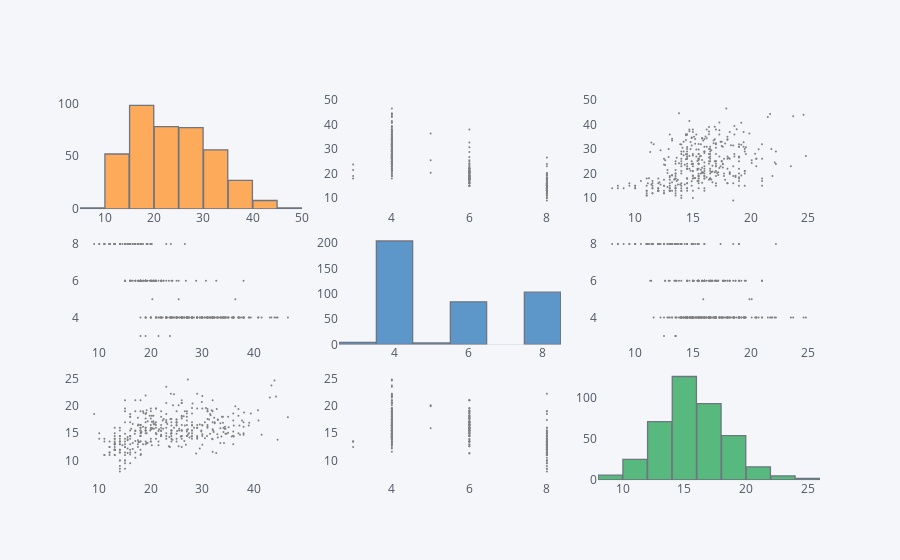

Notebook cell for this chart:
### Markdown cell above
# The scatter matrix plot

### Code cell
dataset2.scatter_matrix()

### Figure 1 — Plotly figure (JSON) as saved in the notebook; plotly's stock layout.template omitted (floating-point values rounded to 4 significant figures; data arrays with more than 128 entries replaced by an {"elided": "..."} marker saying what was removed)
{"data": [{"histfunc": "count", "histnorm": "", "marker": {"color": "rgba(255, 153, 51, 1.0)", "line": {"color": "#4D5663", "width": 1.3}}, "name": "mpg", "nbinsx": 10, "opacity": 0.8, "orientation": "v", "type": "histogram", "uid": "1406b1c5-a7f6-4ebe-b7f9-0234e02bb5f4", "x": {"elided": "398 float values"}, "xaxis": "x", "yaxis": "y"}, {"line": {"color": "rgba(128, 128, 128, 1.0)", "dash": "solid", "shape": "linear", "width": 1.3}, "marker": {"size": 2, "symbol": "circle"}, "mode": "markers", "name": "mpg", "text": "", "type": "scatter", "uid": "c36512a1-020f-4bc9-9b59-5a39de9ec029", "x": {"elided": "398 int values"}, "xaxis": "x2", "y": {"elided": "398 float values"}, "yaxis": "y2"}, {"line": {"color": "rgba(128, 128, 128, 1.0)", "dash": "solid", "shape": "linear", "width": 1.3}, "marker": {"size": 2, "symbol": "circle"}, "mode": "markers", "name": "mpg", "text": "", "type": "scatter", "uid": "21a662e7-15d1-4099-a4ad-9ad806884283", "x": {"elided": "398 float values"}, "xaxis": "x3", "y": {"elided": "398 float values"}, "yaxis": "y3"}, {"line": {"color": "rgba(128, 128, 128, 1.0)", "dash": "solid", "shape": "linear", "width": 1.3}, "marker": {"size": 2, "symbol": "circle"}, "mode": "markers", "name": "cylinders", "text": "", "type": "scatter", "uid": "6691b92d-ae95-4086-a452-36ce8994f82b", "x": {"elided": "398 float values"}, "xaxis": "x4", "y": {"elided": "398 int values"}, "yaxis": "y4"}, {"histfunc": "count", "histnorm": "", "marker": {"color": "rgba(55, 128, 191, 1.0)", "line": {"color": "#4D5663", "width": 1.3}}, "name": "cylinders", "nbinsx": 10, "opacity": 0.8, "orientation": "v", "type": "histogram", "uid": "a38659f9-f257-4444-b763-80584581c631", "x": {"elided": "398 int values"}, "xaxis": "x5", "yaxis": "y5"}, {"line": {"color": "rgba(128, 128, 128, 1.0)", "dash": "solid", "shape": "linear", "width": 1.3}, "marker": {"size": 2, "symbol": "circle"}, "mode": "markers", "name": "cylinders", "text": "", "type": "scatter", "uid": "75c25d73-82e3-49db-94b7-1a90eb322df2", "x": {"elided": "398 float values"}, "xaxis": "x6", "y": {"elided": "398 int values"}, "yaxis": "y6"}, {"line": {"color": "rgba(128, 128, 128, 1.0)", "dash": "solid", "shape": "linear", "width": 1.3}, "marker": {"size": 2, "symbol": "circle"}, "mode": "markers", "name": "acceleration", "text": "", "type": "scatter", "uid": "0e4cf108-20fc-4ed7-8fa8-361d58f8ad18", "x": {"elided": "398 float values"}, "xaxis": "x7", "y": {"elided": "398 float values"}, "yaxis": "y7"}, {"line": {"color": "rgba(128, 128, 128, 1.0)", "dash": "solid", "shape": "linear", "width": 1.3}, "marker": {"size": 2, "symbol": "circle"}, "mode": "markers", "name": "acceleration", "text": "", "type": "scatter", "uid": "50163c79-5c00-4b41-acd5-2ceef4cf07e8", "x": {"elided": "398 int values"}, "xaxis": "x8", "y": {"elided": "398 float values"}, "yaxis": "y8"}, {"histfunc": "count", "histnorm": "", "marker": {"color": "rgba(50, 171, 96, 1.0)", "line": {"color": "#4D5663", "width": 1.3}}, "name": "acceleration", "nbinsx": 10, "opacity": 0.8, "orientation": "v", "type": "histogram", "uid": "95a5b48f-0f75-4999-8bc9-08edd8cf327c", "x": {"elided": "398 float values"}, "xaxis": "x9", "yaxis": "y9"}], "layout": {"bargap": 0.02, "legend": {"bgcolor": "#F5F6F9", "font": {"color": "#4D5663"}}, "paper_bgcolor": "#F5F6F9", "plot_bgcolor": "#F5F6F9", "showlegend": false, "title": {"font": {"color": "#4D5663"}}, "xaxis": {"anchor": "y", "domain": [0, 0.3], "gridcolor": "#E1E5ED", "showgrid": false, "tickfont": {"color": "#4D5663"}, "title": {"font": {"color": "#4D5663"}, "text": ""}, "zerolinecolor": "#E1E5ED"}, "xaxis2": {"anchor": "y2", "domain": [0.35, 0.65], "gridcolor": "#E1E5ED", "showgrid": false, "tickfont": {"color": "#4D5663"}, "title": {"font": {"color": "#4D5663"}, "text": ""}, "zerolinecolor": "#E1E5ED"}, "xaxis3": {"anchor": "y3", "domain": [0.7, 1], "gridcolor": "#E1E5ED", "showgrid": false, "tickfont": {"color": "#4D5663"}, "title": {"font": {"color": "#4D5663"}, "text": ""}, "zerolinecolor": "#E1E5ED"}, "xaxis4": {"anchor": "y4", "domain": [0, 0.3], "gridcolor": "#E1E5ED", "showgrid": false, "tickfont": {"color": "#4D5663"}, "title": {"font": {"color": "#4D5663"}, "text": ""}, "zerolinecolor": "#E1E5ED"}, "xaxis5": {"anchor": "y5", "domain": [0.35, 0.65], "gridcolor": "#E1E5ED", "showgrid": false, "tickfont": {"color": "#4D5663"}, "title": {"font": {"color": "#4D5663"}, "text": ""}, "zerolinecolor": "#E1E5ED"}, "xaxis6": {"anchor": "y6", "domain": [0.7, 1], "gridcolor": "#E1E5ED", "showgrid": false, "tickfont": {"color": "#4D5663"}, "title": {"font": {"color": "#4D5663"}, "text": ""}, "zerolinecolor": "#E1E5ED"}, "xaxis7": {"anchor": "y7", "domain": [0, 0.3], "gridcolor": "#E1E5ED", "showgrid": false, "tickfont": {"color": "#4D5663"}, "title": {"font": {"color": "#4D5663"}, "text": ""}, "zerolinecolor": "#E1E5ED"}, "xaxis8": {"anchor": "y8", "domain": [0.35, 0.65], "gridcolor": "#E1E5ED", "showgrid": false, "tickfont": {"color": "#4D5663"}, "title": {"font": {"color": "#4D5663"}, "text": ""}, "zerolinecolor": "#E1E5ED"}, "xaxis9": {"anchor": "y9", "domain": [0.7, 1], "gridcolor": "#E1E5ED", "showgrid": false, "tickfont": {"color": "#4D5663"}, "title": {"font": {"color": "#4D5663"}, "text": ""}, "zerolinecolor": "#E1E5ED"}, "yaxis": {"anchor": "x", "domain": [0.7133, 1], "gridcolor": "#E1E5ED", "showgrid": false, "tickfont": {"color": "#4D5663"}, "title": {"font": {"color": "#4D5663"}, "text": ""}, "zerolinecolor": "#E1E5ED"}, "yaxis2": {"anchor": "x2", "domain": [0.7133, 1], "gridcolor": "#E1E5ED", "showgrid": false, "tickfont": {"color": "#4D5663"}, "title": {"font": {"color": "#4D5663"}, "text": ""}, "zerolinecolor": "#E1E5ED"}, "yaxis3": {"anchor": "x3", "domain": [0.7133, 1], "gridcolor": "#E1E5ED", "showgrid": false, "tickfont": {"color": "#4D5663"}, "title": {"font": {"color": "#4D5663"}, "text": ""}, "zerolinecolor": "#E1E5ED"}, "yaxis4": {"anchor": "x4", "domain": [0.3567, 0.6433], "gridcolor": "#E1E5ED", "showgrid": false, "tickfont": {"color": "#4D5663"}, "title": {"font": {"color": "#4D5663"}, "text": ""}, "zerolinecolor": "#E1E5ED"}, "yaxis5": {"anchor": "x5", "domain": [0.3567, 0.6433], "gridcolor": "#E1E5ED", "showgrid": false, "tickfont": {"color": "#4D5663"}, "title": {"font": {"color": "#4D5663"}, "text": ""}, "zerolinecolor": "#E1E5ED"}, "yaxis6": {"anchor": "x6", "domain": [0.3567, 0.6433], "gridcolor": "#E1E5ED", "showgrid": false, "tickfont": {"color": "#4D5663"}, "title": {"font": {"color": "#4D5663"}, "text": ""}, "zerolinecolor": "#E1E5ED"}, "yaxis7": {"anchor": "x7", "domain": [0, 0.2867], "gridcolor": "#E1E5ED", "showgrid": false, "tickfont": {"color": "#4D5663"}, "title": {"font": {"color": "#4D5663"}, "text": ""}, "zerolinecolor": "#E1E5ED"}, "yaxis8": {"anchor": "x8", "domain": [0, 0.2867], "gridcolor": "#E1E5ED", "showgrid": false, "tickfont": {"color": "#4D5663"}, "title": {"font": {"color": "#4D5663"}, "text": ""}, "zerolinecolor": "#E1E5ED"}, "yaxis9": {"anchor": "x9", "domain": [0, 0.2867], "gridcolor": "#E1E5ED", "showgrid": false, "tickfont": {"color": "#4D5663"}, "title": {"font": {"color": "#4D5663"}, "text": ""}, "zerolinecolor": "#E1E5ED"}}}
